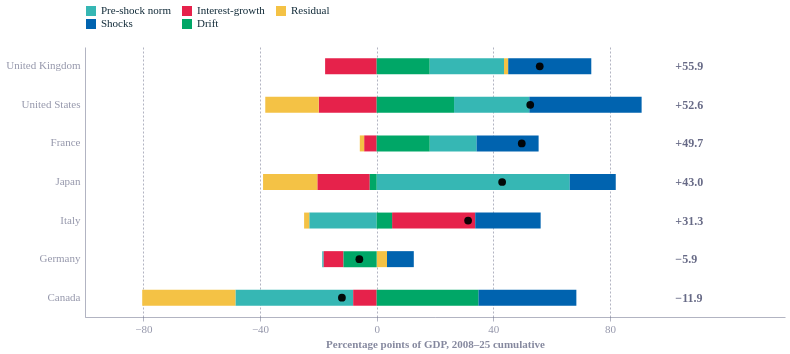

Notebook code cell kept with this figure:
### Code cell
p["nd_lag"] = p.groupby("country")["GGXWDN_NGDP"].shift(1)
p["c_growth"] = -p.g / (1 + p.g) * p.nd_lag
p["c_sfa"] = (p.GGXWDN_NGDP - p.nd_lag) - (-p.pb + p.interest + p.c_growth)

def decompose(start=2007, end=2025, base=(2003, 2007),
              windows=((2008, 2010), (2020, 2022)), covid_base=None):
    out = []
    for c, s in p.groupby("country"):
        s = s.set_index("year")
        b0 = s.loc[base[0]:base[1], "pb"].mean()                      # pre-shock primary-balance norm
        b1 = s.loc[covid_base[0]:covid_base[1], "pb"].mean() if covid_base else b0
        baseline = shock = drift = 0.0
        for y in range(start + 1, end + 1):
            b = b1 if y >= windows[1][0] else b0
            baseline += -b                                            # what the pre-shock norm alone would add
            dev = -(s.loc[y, "pb"] - b)                               # deviation from the norm (+ adds to debt)
            if any(lo <= y <= hi for lo, hi in windows):
                shock += dev                                          # inside a shock window
            else:
                drift += dev                                          # outside the windows
        snow = s.loc[start + 1:end, ["interest", "c_growth"]].sum().sum()
        sfa = s.loc[start + 1:end, "c_sfa"].sum()
        total = s.loc[end, "GGXWDN_NGDP"] - s.loc[start, "GGXWDN_NGDP"]
        out.append(dict(country=c, baseline=baseline, shocks=shock, drift=drift,
                        snowball=snow, residual=sfa, total=total))
    return pd.DataFrame(out).set_index("country")

sd = decompose()
print((sd.baseline + sd.shocks + sd.drift + sd.snowball + sd.residual - sd.total).abs().max())  # should be ~0
print(sd.round(1))

alts = {
    "main":                          {},
    "windows 2008-11 & 2020-23":     dict(windows=((2008, 2011), (2020, 2023))),
    "windows 2009-10 & 2020-21":     dict(windows=((2009, 2010), (2020, 2021))),
    "baseline 2000-07":              dict(base=(2000, 2007)),
    "COVID-era baseline = 2017-19":  dict(covid_base=(2017, 2019)),
}
sens_shock = pd.DataFrame({k: decompose(**kw).shocks for k, kw in alts.items()}).round(1)
sens_drift = pd.DataFrame({k: decompose(**kw).drift for k, kw in alts.items()}).round(1)
print(sens_shock); print(sens_drift)
dump(sd, "g7_shock_drift_decomposition"); dump(sens_shock, "g7_shock_sensitivity"); dump(sens_drift, "g7_drift_sensitivity")

# ---------- FIG 8 ----------
h8 = sd.rename(columns={"baseline": "Pre-shock norm", "snowball": "Interest-growth",
                        "residual": "Residual", "shocks": "Shocks", "drift": "Drift", "total": "Total"})
comps8 = ["Pre-shock norm", "Interest-growth", "Residual", "Shocks", "Drift"]
order8 = h8.Total.sort_values(ascending=False).index.tolist()
lg8 = h8.reset_index().melt(id_vars=["country", "Total"], value_vars=comps8, var_name="driver", value_name="pp")
bars8 = alt.Chart(lg8).mark_bar(height=16).encode(
    y=alt.Y("country:N", sort=order8, title=None),
    x=alt.X("pp:Q", title="Percentage points of GDP, 2008–25 cumulative",
            scale=alt.Scale(domain=[-90, 125]), axis=alt.Axis(values=list(range(-80, 81, 40)))),
    color=alt.Color("driver:N", title=None, sort=comps8,
                    legend=alt.Legend(orient="top", direction="horizontal", columns=3)))
t8 = h8.reset_index()[["country", "Total"]]
dots8 = alt.Chart(t8).mark_point(filled=True, color="black", size=60).encode(
    y=alt.Y("country:N", sort=order8), x="Total:Q")
lbl8 = alt.Chart(t8).mark_text(align="left", fontSize=12, fontWeight="bold").encode(
    y=alt.Y("country:N", sort=order8), x=alt.datum(100), text=alt.Text("Total:Q", format="+.1f"))
fig8 = (bars8 + dots8 + lbl8).properties(width=W, height=H)
save(fig8, "g7_fig08_shock_drift"); dump(sd, "g7_fig08_shock_drift")
fig8

### Figure 1 — Vega-Lite specification as saved in the notebook (floating-point values rounded to 4 significant figures)
{"config": {"font": "Circular Std", "text": {"color": "#676A86", "align": "left", "baseline": "middle", "dx": 7, "dy": 0, "fontSize": 11}, "view": {"stroke": null, "continuousWidth": 400, "continuousHeight": 300, "discreteWidth": 400, "discreteHeight": 300}, "range": {"category": ["#36B7B4", "#E6224B", "#F4C245", "#0063AF", "#00A767", "#179FDB", "#EB5C2E"], "diverging": ["#E6224B", "#E54753", "#C9C9C9", "#179FDB", "#122B39"], "heatmap": ["#C9C9C9", "#179FDB", "#0063AF", "#122B39"], "ordinal": ["#00A767", "#36B7B4", "#179FDB", "#0063AF", "#243B5A"]}, "bar": {"color": "#179fdb"}, "line": {"color": "#e6224b"}, "rule": {"color": "#676A86"}, "area": {"opacity": 0.3}, "point": {"filled": true, "size": 80, "color": "#e6224b", "opacity": 0.95}, "geoshape": {"stroke": "white", "strokeWidth": 0.3}, "rect": {"fill": "#d6d4d4", "opacity": 0.3}, "axis": {"labelColor": "#676A86", "labelFontSize": 11, "labelFont": "Circular Std", "labelOpacity": 0.7, "tickColor": "#676A86", "tickOpacity": 0.5, "domainColor": "#676A86", "domainOpacity": 0.5, "gridColor": "#676A86", "gridDash": [2, 2], "gridOpacity": 0.5, "title": null, "titleColor": "#676A86", "titleOpacity": 0.8, "tickSize": 4}, "axisXDiscrete": {"grid": false, "labelAngle": 0, "tickCount": 10, "tickOpacity": 0.5, "title": null}, "axisYDiscrete": {"ticks": false, "labelPadding": 5}, "axisXTemporal": {"grid": false, "ticks": true}, "axisXQuantitative": {"grid": true}, "axisYQuantitative": {"gridColor": "#676A86", "gridDash": [1, 5], "gridOpacity": 0.5, "ticks": false, "labelPadding": 5, "tickCount": 8, "titleAngle": 0, "titleAlign": "left", "titleBaseline": "bottom", "titleX": 0, "titleY": -5}, "title": {"color": "#676A86E6", "subtitleColor": "#676A86", "font": "Circular Std", "subtitleFont": "Circular Std", "anchor": "start", "fontSize": 14, "subtitleFontSize": 12, "subtitlePadding": 4, "offset": 0, "frame": "group"}, "legend": {"titleColor": "#122b39", "title": null, "labelColor": "#122b39", "labelFontSize": 11}}, "layer": [{"data": {"name": "data-5d749d86737160b643899fe439f0b117"}, "mark": {"type": "bar", "height": 16}, "encoding": {"color": {"field": "driver", "legend": {"columns": 3, "direction": "horizontal", "orient": "top"}, "sort": ["Pre-shock norm", "Interest-growth", "Residual", "Shocks", "Drift"], "title": null, "type": "nominal"}, "x": {"axis": {"values": [-80, -40, 0, 40, 80]}, "field": "pp", "scale": {"domain": [-90, 125]}, "title": "Percentage points of GDP, 2008–25 cumulative", "type": "quantitative"}, "y": {"field": "country", "sort": ["United Kingdom", "United States", "France", "Japan", "Italy", "Germany", "Canada"], "title": null, "type": "nominal"}}}, {"data": {"name": "data-3ec1165acaba062e6436702252c01530"}, "mark": {"type": "point", "color": "black", "filled": true, "size": 60}, "encoding": {"x": {"field": "Total", "type": "quantitative"}, "y": {"field": "country", "sort": ["United Kingdom", "United States", "France", "Japan", "Italy", "Germany", "Canada"], "type": "nominal"}}}, {"data": {"name": "data-3ec1165acaba062e6436702252c01530"}, "mark": {"type": "text", "align": "left", "fontSize": 12, "fontWeight": "bold"}, "encoding": {"text": {"field": "Total", "format": "+.1f", "type": "quantitative"}, "x": {"datum": 100}, "y": {"field": "country", "sort": ["United Kingdom", "United States", "France", "Japan", "Italy", "Germany", "Canada"], "type": "nominal"}}}], "height": 270, "width": 700, "$schema": "https://vega.github.io/schema/vega-lite/v6.4.1.json", "datasets": {"data-5d749d86737160b643899fe439f0b117": [{"country": "Canada", "Total": -11.92, "driver": "Pre-shock norm", "pp": -40.37}, {"country": "France", "Total": 49.74, "driver": "Pre-shock norm", "pp": 16.11}, {"country": "Germany", "Total": -5.932, "driver": "Pre-shock norm", "pp": -0.5112}, {"country": "Italy", "Total": 31.35, "driver": "Pre-shock norm", "pp": -23.11}, {"country": "Japan", "Total": 43.02, "driver": "Pre-shock norm", "pp": 66.2}, {"country": "United Kingdom", "Total": 55.91, "driver": "Pre-shock norm", "pp": 25.52}, {"country": "United States", "Total": 52.65, "driver": "Pre-shock norm", "pp": 25.8}, {"country": "Canada", "Total": -11.92, "driver": "Interest-growth", "pp": -8.052}, {"country": "France", "Total": 49.74, "driver": "Interest-growth", "pp": -4.294}, {"country": "Germany", "Total": -5.932, "driver": "Interest-growth", "pp": -6.779}, {"country": "Italy", "Total": 31.35, "driver": "Interest-growth", "pp": 28.51}, {"country": "Japan", "Total": 43.02, "driver": "Interest-growth", "pp": -17.97}, {"country": "United Kingdom", "Total": 55.91, "driver": "Interest-growth", "pp": -17.67}, {"country": "United States", "Total": 52.65, "driver": "Interest-growth", "pp": -19.85}, {"country": "Canada", "Total": -11.92, "driver": "Residual", "pp": -31.96}, {"country": "France", "Total": 49.74, "driver": "Residual", "pp": -1.488}, {"country": "Germany", "Total": -5.932, "driver": "Residual", "pp": 3.542}, {"country": "Italy", "Total": 31.35, "driver": "Residual", "pp": -1.766}, {"country": "Japan", "Total": 43.02, "driver": "Residual", "pp": -18.61}, {"country": "United Kingdom", "Total": 55.91, "driver": "Residual", "pp": 1.435}, {"country": "United States", "Total": 52.65, "driver": "Residual", "pp": -18.34}, {"country": "Canada", "Total": -11.92, "driver": "Shocks", "pp": 33.61}, {"country": "France", "Total": 49.74, "driver": "Shocks", "pp": 21.25}, {"country": "Germany", "Total": -5.932, "driver": "Shocks", "pp": 9.187}, {"country": "Italy", "Total": 31.35, "driver": "Shocks", "pp": 22.43}, {"country": "Japan", "Total": 43.02, "driver": "Shocks", "pp": 15.77}, {"country": "United Kingdom", "Total": 55.91, "driver": "Shocks", "pp": 28.49}, {"country": "United States", "Total": 52.65, "driver": "Shocks", "pp": 38.5}, {"country": "Canada", "Total": -11.92, "driver": "Drift", "pp": 34.85}, {"country": "France", "Total": 49.74, "driver": "Drift", "pp": 18.17}, {"country": "Germany", "Total": -5.932, "driver": "Drift", "pp": -11.37}, {"country": "Italy", "Total": 31.35, "driver": "Drift", "pp": 5.287}, {"country": "Japan", "Total": 43.02, "driver": "Drift", "pp": -2.37}, {"country": "United Kingdom", "Total": 55.91, "driver": "Drift", "pp": 18.15}, {"country": "United States", "Total": 52.65, "driver": "Drift", "pp": 26.54}], "data-3ec1165acaba062e6436702252c01530": [{"country": "Canada", "Total": -11.92}, {"country": "France", "Total": 49.74}, {"country": "Germany", "Total": -5.932}, {"country": "Italy", "Total": 31.35}, {"country": "Japan", "Total": 43.02}, {"country": "United Kingdom", "Total": 55.91}, {"country": "United States", "Total": 52.65}]}}
